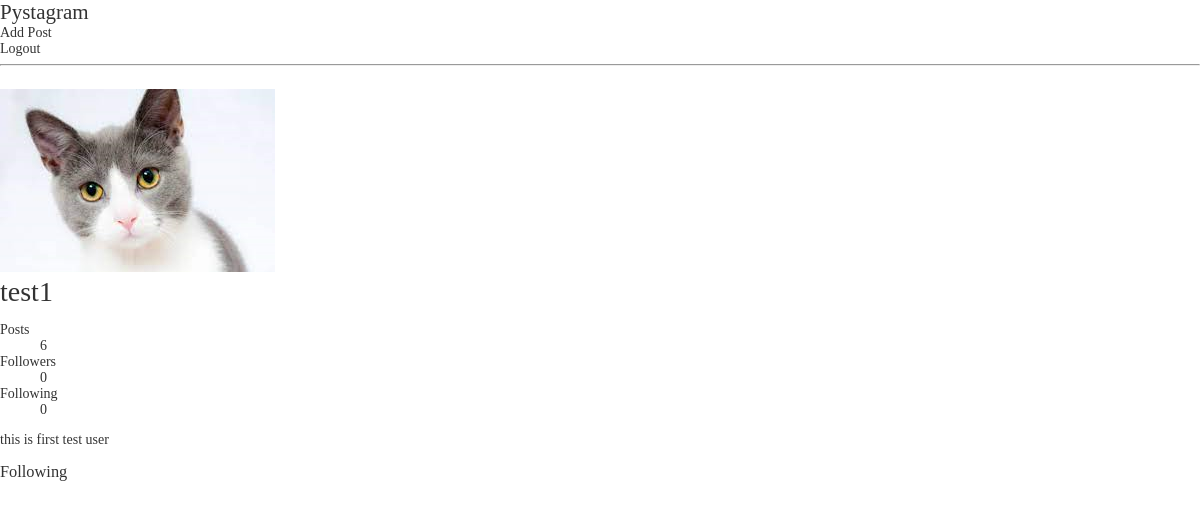
The page /users/2/following/ on the database as committed earlier.
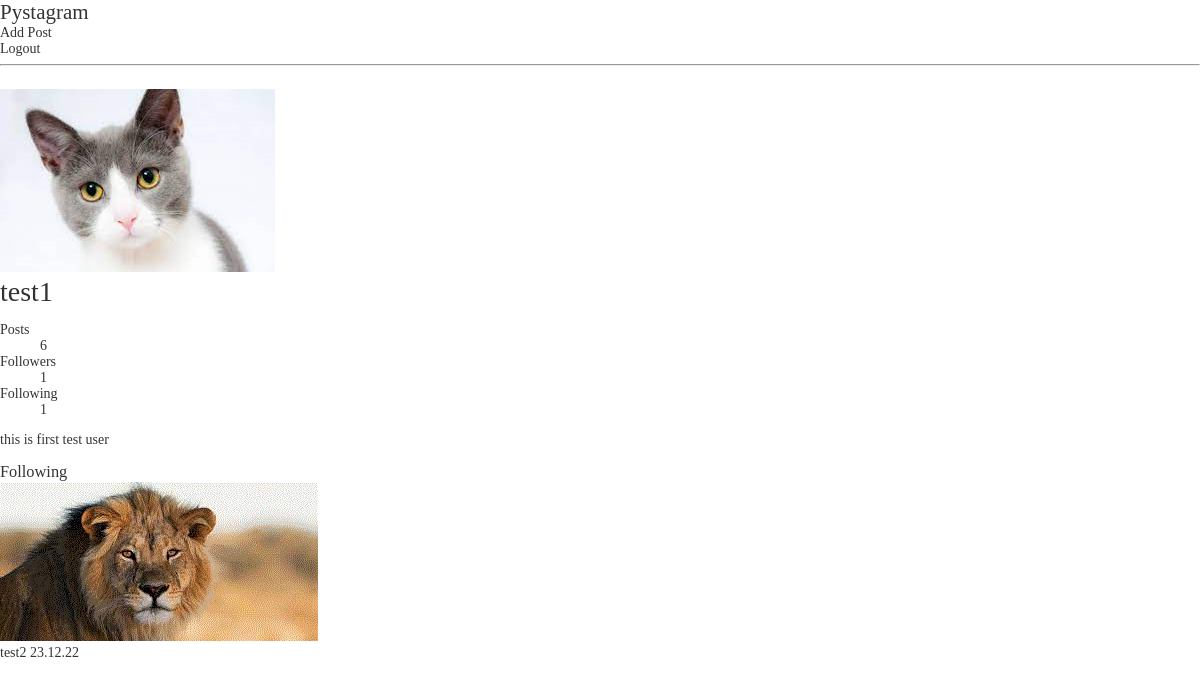
The same page on the database as committed later.
### users/models.py (models this page shows, shortened)
class User(AbstractUser):
    profile_image = models.ImageField(
        "프로필 이미지",
        upload_to="users/profile",
        blank=True
        )
    short_description = models.TextField("소개글",  blank=True)
    like_posts = models.ManyToManyField(
        "posts.Post",
        verbose_name="좋아요 누른 포스트 목록",
        related_name="like_users",
        blank=True,
    )
    following = models.ManyToManyField(
        "self",
        verbose_name="팔로우 중인 유저들",
        related_name="followers",
        symmetrical=False,
        through="users.Relationship",
    )

class Relationship(models.Model):
    from_user = models.ForeignKey(
        "users.User",
        verbose_name="팔로우를 요청한 사람",
        related_name="following_relationships",
        on_delete=models.CASCADE
    )
    to_user = models.ForeignKey(
        "users.User",
        verbose_name="팔로우 요청의 대상",
        related_name="follower_relationships",
        on_delete=models.CASCADE
    )
    created = models.DateTimeField(auto_now_add=True)

### users/views.py (the view)
# urls.py: path("<int:user_id>/following/", views.Following.as_view(), name="following"),
class Following(TemplateView):
    template_name = "users/following.html"
    def get_context_data(self, **kwargs):
        context = super().get_context_data(**kwargs)
        user_id = kwargs["user_id"]
        user = get_object_or_404(models.User, id=user_id)
        relationships = user.following_relationships.all()
        context["user"] = user
        context["relationships"] = relationships
        return context

### templates/users/following.html
{% extends "base_profile.html" %}
{% block bottom_data %}
<div class="relationships">
    <h3>Following</h3>
    {% for relationship in relationships %}
        <div class="relationship">
            <a href="{% url "users:profile" user_id=relationship.to_user.id %}">
                {% if relationship.to_user.profile_image %}
                    <img src="{{ relationship.to_user.profile_image.url }}">
                {% endif %}
                <div class="relationship-info">
                    <span>{{ relationship.to_user.username }}</span>
                    <span>{{ relationship.created|date:"y.m.d" }}</span>
                </div>
            </a>
        </div>
    {% endfor %}
</div>
{% endblock  %}

### templates/base_profile.html (shortened to what this page needs)
{% extends "base_nav.html" %}
{% block content %}
<div id="profile">
    <div class="info">
        {% if user.profile_image %}
            <img src="{{ user.profile_image.url }}">
        {% endif %}
        <div class="info-texts">
            <h1>{{ user.username }}</h1>
            <div class="counts">
                <dl>
                    <dt>Posts</dt>
                    <a href="{% url "users:profile" user_id=user.id %}">
                    <dd>{{ user.post_set.count }}</dd>
                    </a>
                    <dt>Followers</dt>
                    <a href="{% url "users:followers" user_id=user.id %}">
                    <dd>{{ user.followers.count }}</dd>
                    </a>
                    <dt>Following</dt>
                    <a href="{% url "users:following" user_id=user.id %}">
                    <dd>{{ user.following.count }}</dd>
                    </a>
                </dl>
            </div>
            <p>{{ user.short_description }}</p>
        </div>
    </div>
    {% block bottom_data %}{% endblock  %}
</div>
{% endblock  %}

Rows that differ between the two databases and show on the page:
changed User "test1": followers.count "0" → "1"; following.count "0" → "1"
added Relationship: to_user.profile_image (picture), to_user.username "test2", created "23.12.22"
